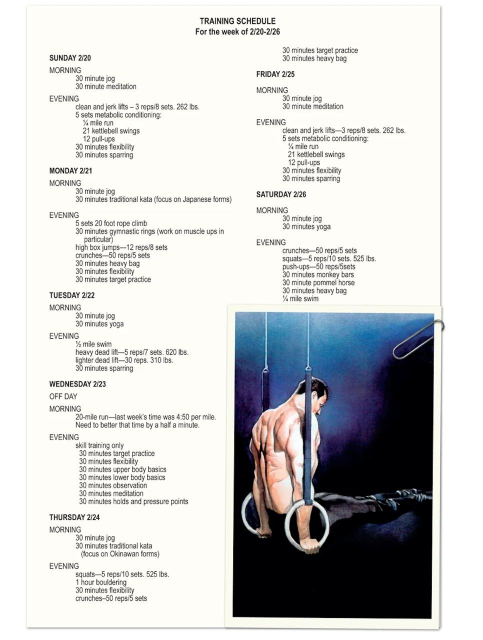
#> input picture CV2_basic/WhatsApp Image 2024-10-14 at 16.26.03.jpeg, 966 x 1280 px (shown at 1/2 size)
$ python app.py
#> lines starting #> are read from the running program, lines starting #| are printed output that depends on the picture
from PIL import Image
import cv2
import matplotlib.pyplot as plt

image = cv2.imread("./WhatsApp Image 2024-10-14 at 16.26.03.jpeg")
#> image is the input picture: shape (1280, 966, 3); mean B, G, R 205.9, 206.2, 205.5
#convert from BGR to RGB


if image is None :
    print("Couldnt load the image ")
else :
    image_rgb = cv2.cvtColor(image, cv2.COLOR_BGR2RGB)
    # Step 3: Display the original image
    plt.imshow(image_rgb)
    plt.title("Original Image")
    plt.axis('off')  # Hide axes for a clean display
    plt.show()

    pil_image = Image.fromarray(image_rgb)

    # Step 4: Crop the image using Pillow (left, top, right, bottom)
    # You can adjust these coordinates based on your requirements
    #
    cropped_pil_image = pil_image.crop((100, 100, 400, 400))
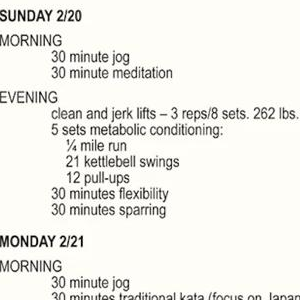
#> cropped_pil_image: PIL image 300x300 RGB; mean R, G, B 238.6, 237.7, 232.9

    # Step 5: Display the cropped image
    plt.imshow(cropped_pil_image)
    plt.title("Cropped Image (Pillow)")
    plt.axis('off')
    plt.show()
cropped_image_path = './cropped_image.jpg'
#> (the run stopped early here; a loop or call above may not have finished)
